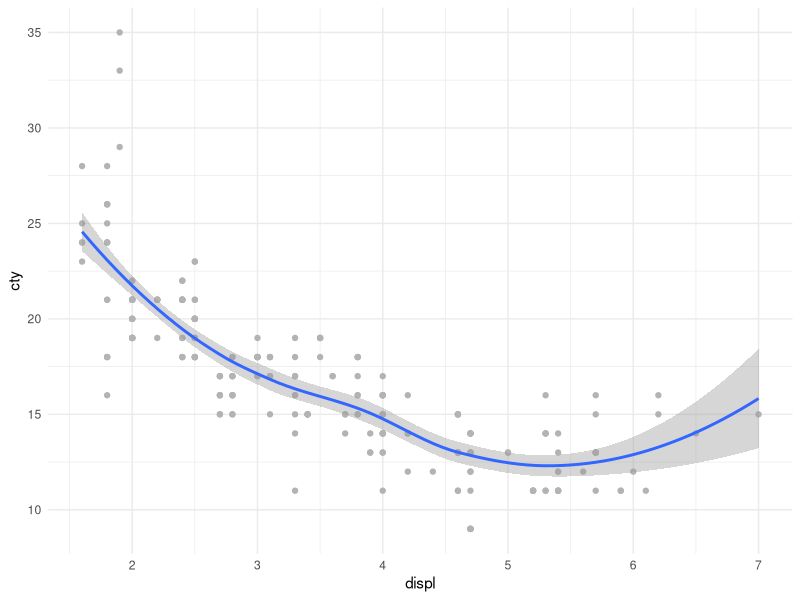

Recreate this plot in R.
## ---- chunk 1
library(ggplot2)
ggplot(mpg, aes(displ, cty)) +
  geom_point(color = "gray70") +
  geom_smooth() + 
  theme_minimal()
